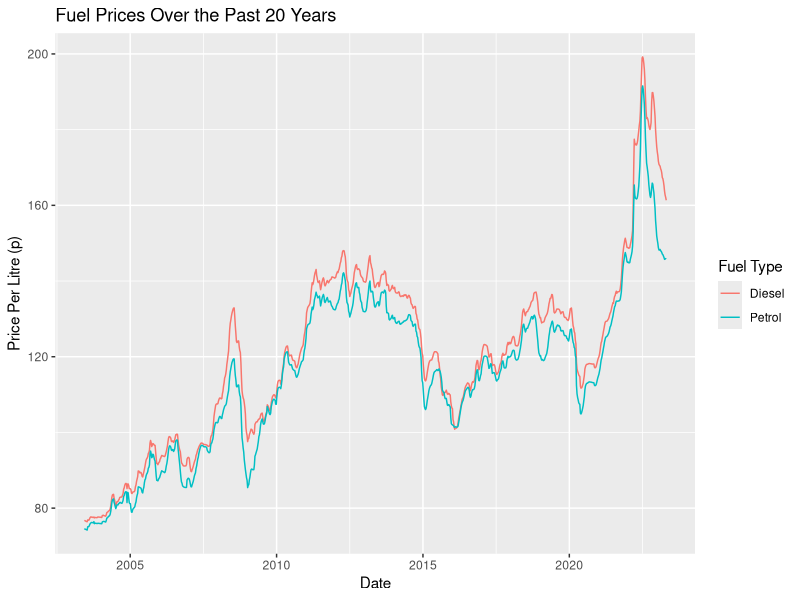

Recreate this plot in R.

###Loading libraries
install.packages('tidyverse')
install.packages('here')
install.packages('readxl')

library(tidyverse)
library(here)
library(readr)
library(ggplot2)
library(readxl) 



###---------------------------------------------------------------Loading data--------------------------------------------------------

## loading the workbook from the data file, skipping the first 7 rows and selcting the sheet "all years"


raw_data <- read_excel(here('Data','Weekly_Fuel_Prices.xlsx'),skip=7,sheet='All years')



###--------------------------------------------------------------Data Wrangling----------------------------------------------------------
head(raw_data)

###next steps are to: 
###1) remove useless columns keeping just price per litre for diesel and petrol respectively - done
###2) give better names to the variables ULSP = petrol, ULSD = diesel - done
###3) round diesel and petrol up to 2 decimal places - to do 

clean_data <- raw_data %>% 
  rename("Petrol"="ULSP:  Pump price (p/litre)",
         "Diesel"="ULSD: Pump price (p/litre)") %>% 
  select(Date,Petrol,Diesel)

###gonna pivot the table to make plotting petrol and diesel together easier 

df <- pivot_longer(clean_data, 
             -Date,
             names_to="Cat",
             values_to="Value")


head(clean_data)

###--------------------------------------------------------Creating the Visualization----------------------------------------------
### What do I want from the graph 
### 1) different colour lines for diesel and petrol
### 2) legends descibing colour code, X and Y axis, and a title 
### 3) axis is probably going to need adjusting 


##ggplot(df=clean_data, 
##       mapping=aes(x=Date,y=Petrol))
##p+geom_smooth()

####creates a basic graph 
ggplot(df, aes(x=Date, 
               y=Value,
               colour=Cat))+
  geom_line()+
  labs(title="Fuel Prices Over the Past 20 Years",
       x="Date", y="Price Per Litre (p)",
       color="Fuel Type")



#ggplot(data=clean_data, aes(x=Date))+
#  geom_line(aes(y=Diesel), color="darkred")+
#  geom_line(aes(y=Petrol), color="steelblue")

